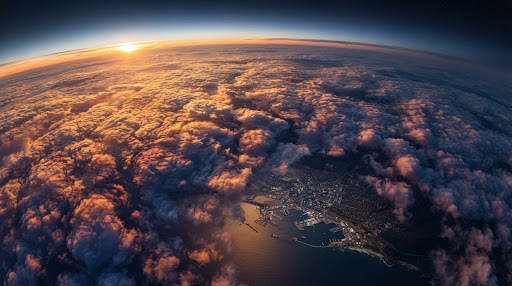
#> input picture src/assets/aerea-zona.jpg, 512 x 286 px
$ python -i gen-imagenes-antigravity.py   (imports and definitions only)
#> lines starting #> are read from the running program, lines starting #| are printed output that depends on the picture
#!/usr/bin/env python3
"""Genera las 15 ilustraciones de categoría encargándoselas al trabajador Antigravity.

Estrategia: Hermes no llama a ningún proveedor de imagen. Escribe un encargo por
categoría, se lo pasa a `~/.hermes/workers/antigravity/worker.py` y Antigravity lo
ejecuta con sus propios modelos (y su generador de imágenes). Después normaliza:
recorte a 16:10, 800×500, JPG calidad 82 en `public/img/categorias/<slug>.jpg`.

Uso:
    python3 herramientas/gen-imagenes-antigravity.py            # solo las que falten
    python3 herramientas/gen-imagenes-antigravity.py --todas     # regenera todo
    python3 herramientas/gen-imagenes-antigravity.py --solo moda bares-y-cafes
    python3 herramientas/gen-imagenes-antigravity.py --model claude-sonnet-4-6
"""
import argparse
import json
import os
import subprocess
import sys
import tempfile
from pathlib import Path

WORKER = Path.home() / ".hermes/workers/antigravity/worker.py"

ESTILO = """ESTILO (obligatorio, forma parte de una familia de 15 ilustraciones idénticas en estilo):
- Ilustración editorial plana y geométrica, sin contornos gruesos, sombras planas alargadas hacia abajo-derecha.
- Paleta ESTRICTA, sin añadir otros colores: azul océano #073b4f, azul atlántico #1b7f9e, crema #faf6ee,
  terracota #e2683f, mostaza #d4a017.
- Fondo crema liso con degradado muy suave. Nada de texturas fotográficas ni degradados complejos.
- Sin texto, sin letras, sin logotipos, sin marcas de agua, sin personas ni caras.
- Composición horizontal 16:10, objetos centrados, bastante aire alrededor."""

CATEGORIAS = {
    "restaurantes": "una mesa puesta vista desde arriba: plato, tenedor, cuchillo y copa de vino",
    "bares-y-cafes": "una taza de café humeante con plato y unos granos de café al lado",
    "alimentacion": "una cesta de la compra con una barra de pan, una manzana y una botella de leche",
    "moda": "una camiseta doblada, una bolsa de compras y un espejo de mano",
    "belleza": "un pintalabios abierto, un espejo redondo de mano y una polvera",
    "salud": "un botiquín cerrado con una cruz, un frasco de medicinas y un estetoscopio",
    "deporte-y-ocio": "un balón, una raqueta de tenis y unas zapatillas deportivas",
    "hogar-y-reformas": "un martillo cruzado con un destornillador y un cubo de pintura con brocha",
    "electronica": "un portátil abierto, un teléfono móvil y unos auriculares",
    "bazares": "una bolsa de papel con asas, un cubo de plástico apilable y un recogedor con escoba",
    "motor": "una rueda de coche con llanta, una llave de tuercas y un semáforo pequeño",
    "mascotas": "un cuenco de comida para animales, una huella de pata y un hueso de juguete",
    "servicios": "un maletín de trabajo abierto con documentos y una lupa",
    "hogar-y-decoracion": "un jarrón con ramas, un cuadro enmarcado y una lámpara de pie",
    "generico": "una casa sencilla de frente con puerta y ventanas",
}


# [9 lines left out: function encargo, not called in this run]


def normalizar(origen: Path, destino: Path) -> bool:
    """Recorta a 16:10, reescala a 800×500 y guarda JPG optimizado."""
#> called with origen = '../src/assets/aerea-zona.jpg', destino = 'out.png'
    try:
        from PIL import Image
    except ImportError:
        # sin Pillow: copiar tal cual y avisar
        destino.write_bytes(origen.read_bytes())
        print(f"  ! Pillow no disponible: copiado sin normalizar → {destino}")
        return True
    with Image.open(origen) as im:
#> im is the input picture: PIL image 512x286 RGB; mean R, G, B 81, 67.9, 74
        im = im.convert("RGB")
        w, h = im.size
#> w = 512; h = 286
        objetivo = 16 / 10
        if w / h > objetivo:
            nuevo_w = int(h * objetivo)
#> nuevo_w = 457
            izq = (w - nuevo_w) // 2
#> izq = 27
            im = im.crop((izq, 0, izq + nuevo_w, h))
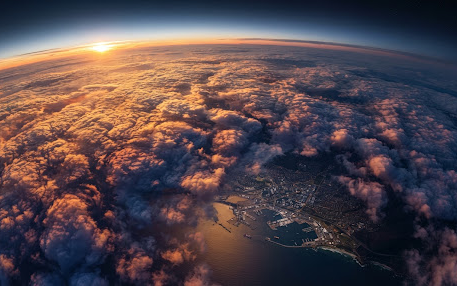
#> im: PIL image 457x286 RGB; mean R, G, B 84, 69.8, 75.1
        else:
            nuevo_h = int(w / objetivo)
            arriba = (h - nuevo_h) // 2
            im = im.crop((0, arriba, w, arriba + nuevo_h))
        im = im.resize((800, 500), Image.LANCZOS)
#> im: PIL image 800x500 RGB
#> (the run stopped early here; a loop or call above may not have finished)
